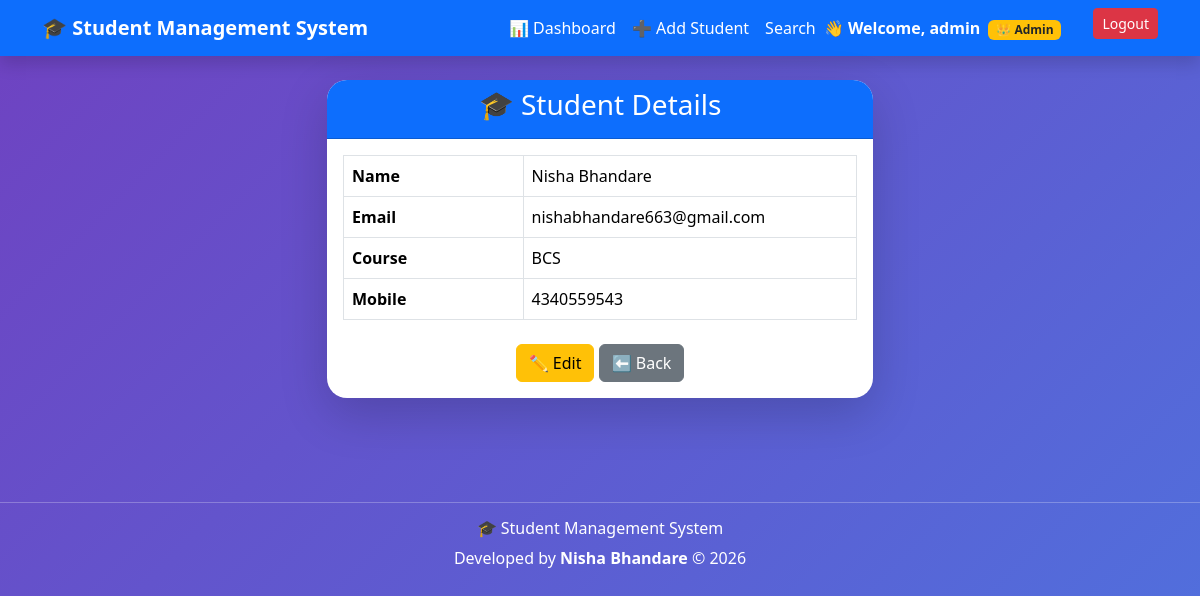
/Students/student/18/ (signed in), run on the app's committed database.
### Students/models.py (models this page shows, shortened)
class Student(models.Model):
    name = models.CharField(max_length=100)
    email = models.EmailField()
    course = models.CharField(max_length=100)
    mobile = models.CharField(max_length=10)
    created_by = models.ForeignKey(
        User,
        on_delete=models.CASCADE,
        null=True,
        blank=True
    )

### Students/views.py (the view)
# urls.py: path('student/<int:id>/', views.view_student, name='view_student'),
@login_required(login_url='/login/')
def view_student(request, id):
    student = get_object_or_404(Student, id=id)
    if not request.user.is_superuser and student.created_by != request.user:
        messages.error(request, "❌ You are not authorized to view this student.")
        return redirect('view_students')
    return render(request, 'students/view_student.html', {'student': student})

### Students/templates/students/view_student.html (shortened to what this page needs)
{% extends 'base.html' %}
{% block content %}
<div class="row justify-content-center">
    <div class="col-md-6">
        <div class="card shadow-lg border-0">
            <div class="card-header bg-primary text-white text-center">
                <h3>🎓 Student Details</h3>
            </div>
            <div class="card-body">
                <table class="table table-bordered">
                    <tr>
                        <th width="35%">Name</th>
                        <td>{{ student.name }}</td>
                    </tr>
                    <tr>
                        <th>Email</th>
                        <td>{{ student.email }}</td>
                    </tr>
                    <tr>
                        <th>Course</th>
                        <td>{{ student.course }}</td>
                    </tr>
                    <tr>
                        <th>Mobile</th>
                        <td>{{ student.mobile }}</td>
                    </tr>
                </table>
                <div class="text-center mt-4">
                    <a href="{% url 'update_student' student.id %}" class="btn btn-warning">
                        ✏ Edit
                    </a>
                    <a href="{% url 'view_students' %}" class="btn btn-secondary">
                        ⬅ Back
                    </a>
                </div>
            </div>
        </div>
    </div>
</div>
{% endblock %}

### Students/templates_new/base.html (shortened to what this page needs)
{% load static %}
<!DOCTYPE html>
<html lang="en">
<head>
    <link href="https://cdn.jsdelivr.net/npm/bootstrap@5.3.7/dist/css/bootstrap.min.css" rel="stylesheet">
</head>
<body>
    <nav class="navbar navbar-expand-lg navbar-dark bg-primary shadow">
        <div class="container">
            <a class="navbar-brand fw-bold" href="{% url 'dashboard' %}">
                🎓 Student Management System
            </a>
            <div class="navbar-nav ms-auto">
                <a class="nav-link text-white" href="{% url 'dashboard' %}">
                    📊 Dashboard
                </a>
                <a class="nav-link text-white" href="{% url 'add_student' %}">
                    ➕ Add Student
                </a>
                <a class="nav-link text-white" href="{% url 'search_student' %}">
                    Search
                </a>
                {% if user.is_authenticated %}
                <span class="navbar-text text-white me-3 fw-bold">
                    👋 Welcome, {{ user.username }}
                    {% if user.is_superuser %}
                    <span class="badge bg-warning text-dark ms-1">
                        👑 Admin
                    </span>
                    {% else %}
                    <span class="badge bg-success ms-1">
                        👤 User
                    </span>
                    {% endif %}
                </span>
                {% endif %}
                {% if user.is_authenticated %}
                <form action="{% url 'logout' %}" method="post" class="ms-3">
                    <button class="btn btn-danger btn-sm">
                        Logout
                    </button>
                </form>
                {% endif %}
            </div>
        </div>
    </nav>
    <div class="container py-4">
        {% block content %}
        {% endblock %}
    </div>
    <footer class="text-center text-white py-3 mt-5">
        <hr class="text-white">
        <h6>🎓 Student Management System</h6>
        <p class="mb-0">
            Developed by <strong>Nisha Bhandare</strong> © 2026
        </p>
    </footer>
</body>
</html>

### Students/templates_new/base.html (style rules this page uses)
html, body { min-height: 100%; }
body { margin: 0; background: linear-gradient(135deg, #4e73df, #36b9cc); background-attachment: fixed; }
.card { transition: .3s; }

### Students/templates/students/view_student.html (style rules this page uses)
body { background: linear-gradient(135deg,#6f42c1,#4e73df); min-height:100vh; }
.card { border:none; border-radius:20px; overflow:hidden; }

### data on the page
Student: name "Nisha Bhandare", email "nishabhandare663@gmail.com", course "BCS", mobile "4340559543"

### other printed values
{{ user.username }} "admin"
